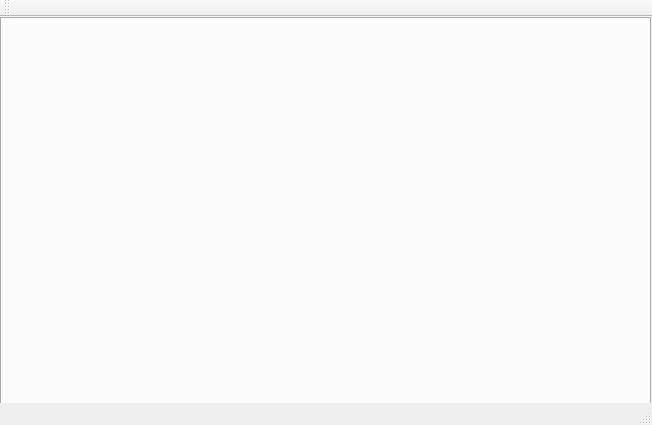
<?xml version="1.0" encoding="UTF-8"?>
<ui version="4.0">
 <class>MainWindow</class>
 <widget class="QMainWindow" name="MainWindow">
  <property name="geometry">
   <rect>
    <x>0</x>
    <y>0</y>
    <width>652</width>
    <height>425</height>
   </rect>
  </property>
  <property name="windowTitle">
   <string>MainWindow</string>
  </property>
  <widget class="QWidget" name="centralWidget">
   <widget class="QTabWidget" name="tabWidget">
    <property name="geometry">
     <rect>
      <x>0</x>
      <y>0</y>
      <width>651</width>
      <height>391</height>
     </rect>
    </property>
    <property name="currentIndex">
     <number>-1</number>
    </property>
   </widget>
  </widget>
  <widget class="QMenuBar" name="menuBar">
   <property name="geometry">
    <rect>
     <x>0</x>
     <y>0</y>
     <width>652</width>
     <height>23</height>
    </rect>
   </property>
  </widget>
  <widget class="QToolBar" name="mainToolBar">
   <attribute name="toolBarArea">
    <enum>TopToolBarArea</enum>
   </attribute>
   <attribute name="toolBarBreak">
    <bool>false</bool>
   </attribute>
  </widget>
  <widget class="QStatusBar" name="statusBar"/>
 </widget>
 <layoutdefault spacing="6" margin="11"/>
 <resources/>
 <connections/>
</ui>
